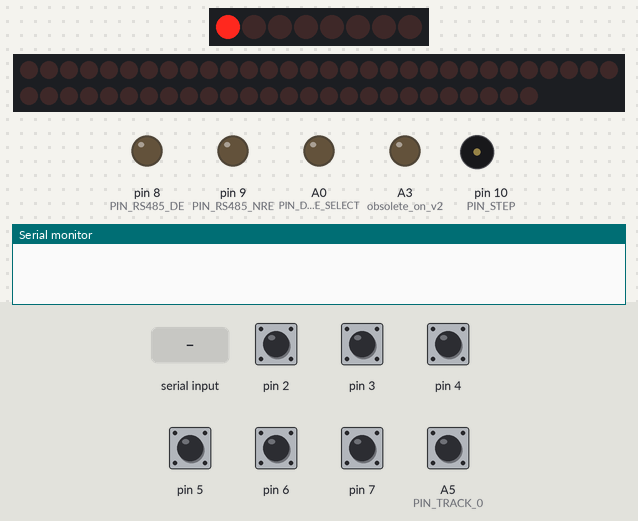
Bench run of a sketch on a simulated Arduino Uno, built with avr-gcc and run on an emulated ATmega328P. Shown: 8 shift-register outputs drawn as a row of LEDs (first output left, lit = HIGH), 56 shift-register outputs drawn as a row of LEDs (first output left, lit = HIGH), output pins drawn as LEDs (lit = HIGH), buzzer (waves = sounding), the last lines printed to the serial monitor. Wiring (inferred from the names in the program): shift register (74HC595): latch A2; 7 × shift register (74HC595): latch A1. Wiring (inferred from the signals the program sends): 2 × row of LEDs: on Q0, Q1, Q2, Q3, Q4, Q5, Q6, Q7 / on Q0, Q1, Q2, Q3, Q4, Q5, Q6, Q7, Q8, Q9, Q10, Q11, Q12, Q13, Q14, Q15, Q16, Q17, Q18, Q19, Q20, Q21, Q22, Q23, Q24, Q25, Q26, Q27, Q28, Q29, Q30, Q31, Q32, Q33, Q34, Q35, Q36, Q37, Q38, Q39, Q40, Q41, Q42, Q43, Q44, Q45, Q46, Q47, Q48, Q49, Q50, Q51, Q52, Q53, Q54, Q55. Inputs (shaded band) come from the test bench; at power-on: A5 (PIN_TRACK_0), pin 2–7 HIGH. Pins used as bus, display or sensor lines are not drawn.

Above: at 0.01 s.
At 0.4 s:
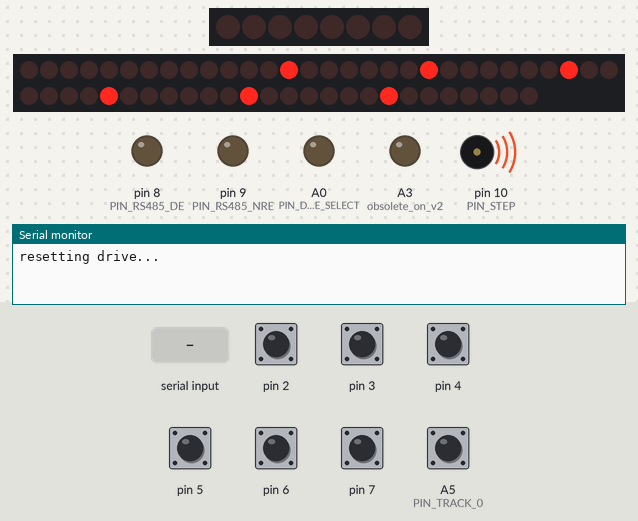
At 1.7 s:
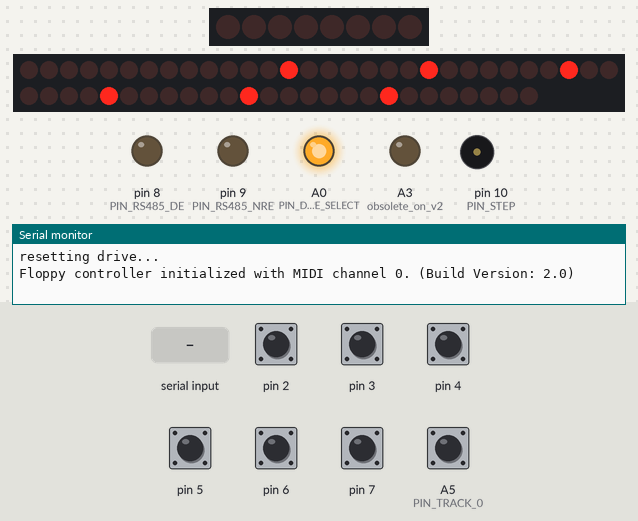
1.8 s: pin 2 pulled LOW for 0.15 s
3.4 s: "1" received over Serial
Timing chart, 0 to 6.4 s (numbered marks = the images above; inputs shaded):
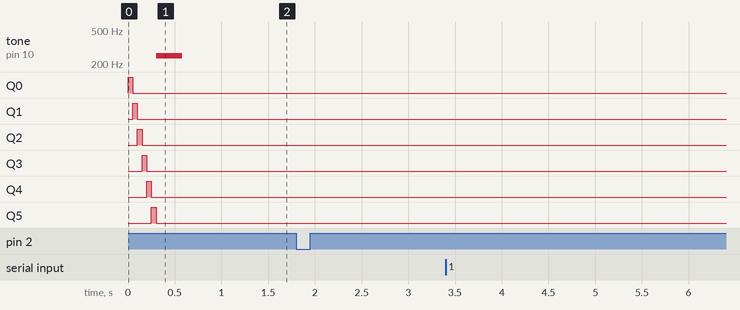

The sketch:

atmega328p_20_bassdrive.ino
```cpp
// Floppy Controller for Floppy Orgel v3.0
// by coon <coon@c-base.org>

// Implements a controller based on a Atmel 328p with
// Arduino bootloader.
// This version uses CTC mode for the stepper motor and
// SPI with a 595 shift register for some status LEDs.

// Created 30 July 2014
// Last edit: 01 June 2015

#define BUILD_VER "2.0"
#include <SPI.h>
#include "FloppyM0dule.h"

void initDipSwitch() {
  pinMode(2, INPUT_PULLUP); // 1
  pinMode(3, INPUT_PULLUP); // 2
  pinMode(4, INPUT_PULLUP); // 3
  pinMode(5, INPUT_PULLUP); // 4
  pinMode(6, INPUT_PULLUP); // 5
  pinMode(7, INPUT_PULLUP); // 6
}

void rs485listenMode() {
  digitalWrite(PIN_RS485_DE,  LOW); // Enable bus input
  digitalWrite(PIN_RS485_NRE, LOW); // Disable bus output
}

void rs485sendMode() {
  digitalWrite(PIN_RS485_DE,  HIGH); // Disable bus input
  digitalWrite(PIN_RS485_NRE, HIGH); // Enable bus output
}

void initRS485() {
  pinMode(PIN_RS485_DE,  OUTPUT); // Driver Outputs Enable
  pinMode(PIN_RS485_NRE, OUTPUT); // Receive Output Enable
  rs485listenMode();
}

void sendLedStatus(byte data) {
  digitalWrite(PIN_SHIFT_REGISTER_RCLK, LOW);
  SPI.transfer(data);
  digitalWrite(PIN_SHIFT_REGISTER_RCLK, HIGH);
}

void initStatusLeds() {
  pinMode(PIN_SHIFT_REGISTER_RCLK, OUTPUT);
  pinMode(A3, OUTPUT); // obsolete on v2.1
  digitalWrite(A3, LOW); // obsolete on v2.1
  digitalWrite(PIN_SHIFT_REGISTER_RCLK, HIGH);
  SPI.begin();

  for(int i = 0; i < 6; i++) {
    sendLedStatus(1 << i);
    delay(50);
  }

  sendLedStatus(0x00);
}

void initUART() {
  Serial.begin(9600); // Start serial for output
}

uint8_t getFloppyAddress() {
  return (~PIND >> 2) & 0x3F;
}

void setup() {
  initDipSwitch();
  initStatusLeds();
  initFloppyM0dule();
  initUART();
  initRS485();

  Serial.println("resetting drive...");
  resetDrive();

  Serial.print("Floppy controller initialized with MIDI channel ");
  Serial.print(getFloppyAddress(), DEC);
  Serial.println(". (Build Version: " BUILD_VER ")");

  pinMode(PIN_TRACK_0, INPUT_PULLUP);
}

void checkDipSwitchChange() {
  static uint8_t my_old_address = getFloppyAddress();
  if(getFloppyAddress() != my_old_address) {
    Serial.print("Address changed from ");
    Serial.print(my_old_address, DEC);
    Serial.print(" to ");
    Serial.println(getFloppyAddress(), DEC);
    my_old_address = getFloppyAddress();
    playTone(0);
    mute();
  }
}

void loop() {
  checkDipSwitchChange();
  checkRS485data();
}

void checkRS485data() {
  static uint8_t midi_channel = 0;
  static uint8_t period_low = 0;
  static uint8_t period_high = 0;
  static uint8_t syncState = 0;
  static uint8_t syncErrors = 0;
  static boolean inErrorState = false;

  if(Serial.available()) {
    switch(syncState) {
      case 0:
        if(Serial.read() == 0x55) {
          syncState = 1;
          inErrorState = false;
        }
        else {
          syncState = 0;

          if(!inErrorState) {
            Serial.print("Sync Errors: ");
            Serial.println(++syncErrors);
          }
          inErrorState = true;
        }
        break;

      case 1:
        if(Serial.read() == 0xAA)
          syncState = 2;
        else {
          syncState = 0;
          inErrorState = true;

          Serial.print("Sync Errors: ");
          Serial.println(++syncErrors);
        }
        break;

      case 2:
        if(Serial.available() > 2) {
          midi_channel = Serial.read();
          period_high = Serial.read();
          period_low = Serial.read();

          if(midi_channel == getFloppyAddress())
            playTone(period_high << 8 | period_low);

          syncState = 0;
        }
        break;
    }
  }
}
```

FloppyM0dule.cpp
```cpp
#include "FloppyM0dule.h"

volatile uint8_t currentHeadDirection = FORWARD;
volatile uint8_t currentHeadPosition  = 0;

void initTimerOC1B() {
  pinMode (10, OUTPUT); // PB2 (OC1B)
  TCCR1A = 0;
  TCCR1B = 0;
  TCNT1  = 0;
  OCR1A = 0;
  TCCR1A |= (1 << COM1B0); // Toggle OC1B on Compare Match.
  TCCR1B |= (1 << WGM12); // set up timer with prescaler = 8 and CTC mode in stopped state
  TIMSK1 |= (1 << OCIE1B); // Enable TIMER1_COMPB interrupt on toggle
}

void initFloppyM0dule() {
  pinMode(PIN_DRIVE_SELECT, OUTPUT);
  pinMode(PIN_DIRECTION,    OUTPUT);
  pinMode(PIN_STEP,         OUTPUT);
  digitalWrite(PIN_DRIVE_SELECT, LOW);
  digitalWrite(PIN_DIRECTION,    LOW);
  digitalWrite(PIN_STEP,         LOW);

  initTimerOC1B(); // for step pin toggeling
}

void driveSelect(boolean enable) {
  digitalWrite(PIN_DRIVE_SELECT, enable ? LOW : HIGH);
}

void setHeadDirection(int headDirection) {
  currentHeadDirection = headDirection;
  digitalWrite(PIN_DIRECTION, headDirection == FORWARD ? LOW : HIGH);
}

// on drive reset
ISR (TIMER1_COMPA_vect) {
  currentHeadPosition--;
}

// on toggle step
ISR (TIMER1_COMPB_vect) { // Timer/Counter1 Compare Match B interrupt
  // Switch head direction if end has been reached
  if (!digitalRead(PIN_TRACK_0)) {
    currentHeadPosition = 0;
    setHeadDirection(FORWARD);
  }
  if (currentHeadPosition >= 2 * MAX_STEP_POSITION)
    setHeadDirection(BACKWARD);

  currentHeadPosition = currentHeadDirection == FORWARD ? currentHeadPosition + 1 : currentHeadPosition - 1;
}

void enableRestMode(boolean enable) {
  if(enable) {
    setHeadDirection(BACKWARD);
    currentHeadPosition = 2 * MAX_STEP_POSITION;
    TIMSK1 &= ~(1 << OCIE1B); // Disable TIMER1_COMPB interrupt on toggle
    TIMSK1 |= (1 << OCIE1A); // Enable TIMER1_COMPA interrupt on toggle (Reset ISR)
  }
  else {
    setHeadDirection(FORWARD);
    TIMSK1 &= ~(1 << OCIE1A); // Disable TIMER1_COMPA interrupt on toggle (Reset ISR)
    TIMSK1 |= (1 << OCIE1B); // Enable TIMER1_COMPB interrupt on toggle
  }
}

// Stops playing of current note and set read/write head back to track 0.
void resetDrive() {
  enableRestMode(true);

  driveSelect(true);
  playTone(4000);
  while(currentHeadPosition); // wait until drive is reset...
  mute();
  driveSelect(false);

  enableRestMode(false);
}

void startStepToggle(uint16_t period) {
  OCR1A = period; // toggle pin after counting to period
  TCCR1B = (1 << WGM12) | (1 << CS11); // set up timer with prescaler = 8 and CTC mode
}

void stopStepToggle() {
  TCCR1B = (1 << WGM12); // stop timer (and therefore pin toggle)
}

void playTone(uint16_t period) {
  driveSelect(period ? true : false);

  if(period)
    startStepToggle(period);
  else
    stopStepToggle();
}

void mute() {
  playTone(0);
}
```

FloppyM0dule.h
```cpp
#include <Arduino.h>
#include "FloppyM0dule_conf.h"

#define FORWARD LOW
#define BACKWARD HIGH

void initFloppyM0dule();
void playTone(uint16_t frequency);
void mute();
void resetDrive();
void floppyM0duleTick();
```

FloppyM0dule_conf.h
```cpp
// Pin mappings
#define PIN_DRIVE_SELECT A0
#define PIN_DIRECTION       A1
#define PIN_STEP                   10 // PB2
#define PIN_TRACK_0            A5 // TOOD: use shift register for DIP switch and use other pin to keep I2C pins available!

#define PIN_RS485_DE      8 // PB0
#define PIN_RS485_NRE    9 // PB1

#define PIN_SHIFT_REGISTER_RCLK A2
#define PIN_UNDER_CHIP_LED A3

// Floppy settings
#define MAX_STEP_POSITION 70 // A floppy disk has 80 tracks (0 - 79).
#define MAX_FREQUENCY 393 // TODO: Define per floppy drive and save into atmels flash chip?
```
